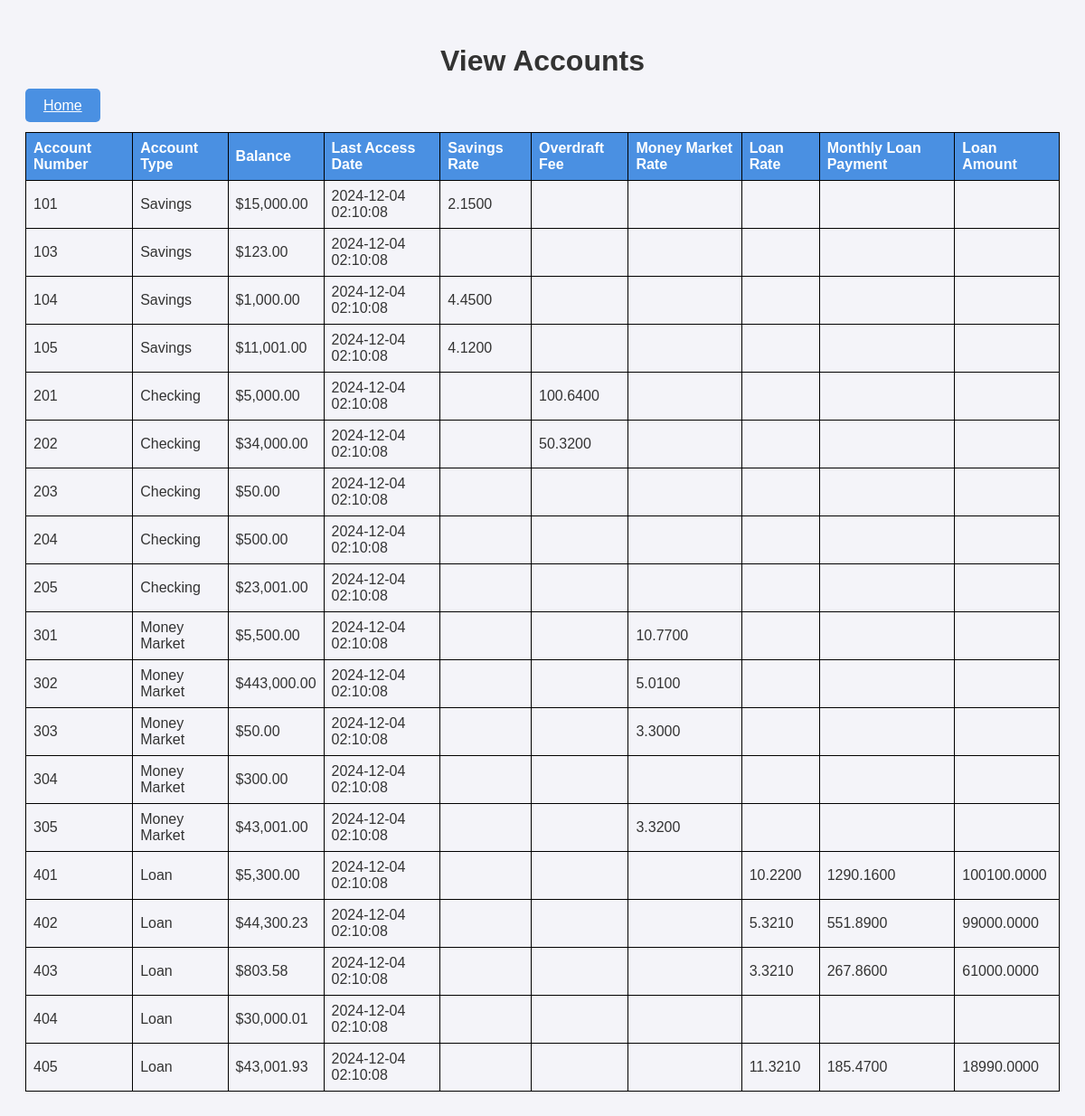
Page /view_accounts.php on the committed database.
### tables this page shows
CREATE TABLE SAVINGS (
Acc_Num		INT	NOT NULL,
Fix_Sav_Rate	DECIMAL(19,4),
PRIMARY KEY (Acc_Num), 
FOREIGN KEY (Acc_Num) REFERENCES ACCOUNT (Acc_Num)
ON DELETE CASCADE);

CREATE TABLE ACCOUNT (
Acc_Num		        INT	            NOT NULL,
Acc_Type         VARCHAR(30),
Acc_Bal		        DECIMAL(19,4)   NOT NULL,
Last_Access_Date	TIMESTAMP,         
PRIMARY KEY (Acc_Num));

CREATE TABLE CHECKING (
Acc_Num		INT	NOT NULL,
Overdraft_Fee	DECIMAL(19,4),
PRIMARY KEY (Acc_Num), 
FOREIGN KEY (Acc_Num) REFERENCES ACCOUNT (Acc_Num)
ON DELETE CASCADE);

CREATE TABLE MONEY_MARKET (
Acc_Num		INT	NOT NULL,
Var_MM_Rate	DECIMAL(19,4),
PRIMARY KEY (Acc_Num), 
FOREIGN KEY (Acc_Num) REFERENCES ACCOUNT (Acc_Num)
ON DELETE CASCADE);

CREATE TABLE LOAN (
Acc_Num			    INT	NOT NULL,
Fix_Loan_Rate		DECIMAL(19,4),
Monthly_Loan_Payment	DECIMAL(19,4),
Loaned_Amount		DECIMAL(19,4), 
PRIMARY KEY (Acc_Num), 
FOREIGN KEY (Acc_Num) REFERENCES ACCOUNT (Acc_Num)
ON DELETE CASCADE);

### view_accounts.php (the view, shortened to what this page needs)
<?php include 'db_connection.php'; ?>
<!DOCTYPE html>
<html>
<head>
    <link rel="stylesheet" type="text/css" href="styles.css">
</head>
<body>
    <h1>View Accounts</h1>
    <a href="index.php" class="button">Home</a>
    <?php
    $sql = "
        SELECT
            A.Acc_Num,
            A.Acc_Type,
            A.Acc_Bal,
            A.Last_Access_Date,
            S.Fix_Sav_Rate,
            C.Overdraft_Fee,
            MM.Var_MM_Rate,
            L.Fix_Loan_Rate,
            L.Monthly_Loan_Payment,
            L.Loaned_Amount
        FROM
            ACCOUNT A
        LEFT JOIN SAVINGS S ON A.Acc_Num = S.Acc_Num
        LEFT JOIN CHECKING C ON A.Acc_Num = C.Acc_Num
        LEFT JOIN MONEY_MARKET MM ON A.Acc_Num = MM.Acc_Num
        LEFT JOIN LOAN L ON A.Acc_Num = L.Acc_Num
        ORDER BY A.Acc_Num;
    ";
    $result = $conn->query($sql);
    if ($result && $result->num_rows > 0) {
        echo '<table>';
        echo '<tr>
                <th>Account Number</th>
                <th>Account Type</th>
                <th>Balance</th>
                <th>Last Access Date</th>
                <th>Savings Rate</th>
                <th>Overdraft Fee</th>
                <th>Money Market Rate</th>
                <th>Loan Rate</th>
                <th>Monthly Loan Payment</th>
                <th>Loan Amount</th>
              </tr>';
        while ($row = $result->fetch_assoc()) {
            echo '<tr>';
            echo '<td>' . htmlspecialchars($row['Acc_Num'] ?? '') . '</td>';
            echo '<td>' . htmlspecialchars($row['Acc_Type'] ?? '') . '</td>';
            echo '<td>$' . htmlspecialchars(number_format($row['Acc_Bal'] ?? 0, 2)) . '</td>';
            echo '<td>' . htmlspecialchars($row['Last_Access_Date'] ?? '') . '</td>';
            echo '<td>' . htmlspecialchars($row['Fix_Sav_Rate'] ?? '') . '</td>';
            echo '<td>' . htmlspecialchars($row['Overdraft_Fee'] ?? '') . '</td>';
            echo '<td>' . htmlspecialchars($row['Var_MM_Rate'] ?? '') . '</td>';
            echo '<td>' . htmlspecialchars($row['Fix_Loan_Rate'] ?? '') . '</td>';
            echo '<td>' . htmlspecialchars($row['Monthly_Loan_Payment'] ?? '') . '</td>';
            echo '<td>' . htmlspecialchars($row['Loaned_Amount'] ?? '') . '</td>';
            echo '</tr>';
        }
        echo '</table>';
    } else {
        echo '<p>No accounts found.</p>';
    }
    ?>
</body>
</html>

### styles.css (style rules this page uses)
body { font-family: Arial, sans-serif; background-color: #f0f0f0; color: #333; }
h1, h2 { text-align: center; }
table { margin: auto; border-collapse: collapse; width: 80%; }
table, th, td { border: 1px solid black; padding: 10px; text-align: center; }

### view_accounts.php (style rules this page uses)
body { font-family: Arial, sans-serif; background-color: #f4f4f9; padding: 20px; }
table { width: 100%; border-collapse: collapse; margin-top: 20px; }
table, th, td { border: 1px solid black; text-align: left; padding: 8px; }
th { background-color: #4a90e2; color: white; }
.button { background-color: #4a90e2; color: white; padding: 10px 20px; border: none; border-radius: 5px; cursor: pointer; margin-bottom: 20px; }

### rows in the picture
savings: Acc_Num.Acc_Num "101", Acc_Num.Acc_Type "Savings", Acc_Num.Acc_Bal "15,000.00", Acc_Num.Last_Access_Date "2024-12-04 02:10:08", Fix_Sav_Rate "2.1500"
account: Acc_Num "103", Acc_Type "Savings", Acc_Bal "123.00", Last_Access_Date "2024-12-04 02:10:08"
savings: Acc_Num.Acc_Num "104", Acc_Num.Acc_Type "Savings", Acc_Num.Acc_Bal "1,000.00", Acc_Num.Last_Access_Date "2024-12-04 02:10:08", Fix_Sav_Rate "4.4500"
savings: Acc_Num.Acc_Num "105", Acc_Num.Acc_Type "Savings", Acc_Num.Acc_Bal "11,001.00", Acc_Num.Last_Access_Date "2024-12-04 02:10:08", Fix_Sav_Rate "4.1200"
checking: Acc_Num.Acc_Num "201", Acc_Num.Acc_Type "Checking", Acc_Num.Acc_Bal "5,000.00", Acc_Num.Last_Access_Date "2024-12-04 02:10:08", Overdraft_Fee "100.6400"
checking: Acc_Num.Acc_Num "202", Acc_Num.Acc_Type "Checking", Acc_Num.Acc_Bal "34,000.00", Acc_Num.Last_Access_Date "2024-12-04 02:10:08", Overdraft_Fee "50.3200"
account: Acc_Num "203", Acc_Type "Checking", Acc_Bal "50.00", Last_Access_Date "2024-12-04 02:10:08"
checking: Acc_Num.Acc_Num "204", Acc_Num.Acc_Type "Checking", Acc_Num.Acc_Bal "500.00", Acc_Num.Last_Access_Date "2024-12-04 02:10:08"
checking: Acc_Num.Acc_Num "205", Acc_Num.Acc_Type "Checking", Acc_Num.Acc_Bal "23,001.00", Acc_Num.Last_Access_Date "2024-12-04 02:10:08"
money_market: Acc_Num.Acc_Num "301", Acc_Num.Acc_Type "Money Market", Acc_Num.Acc_Bal "5,500.00", Acc_Num.Last_Access_Date "2024-12-04 02:10:08", Var_MM_Rate "10.7700"
money_market: Acc_Num.Acc_Num "302", Acc_Num.Acc_Type "Money Market", Acc_Num.Acc_Bal "443,000.00", Acc_Num.Last_Access_Date "2024-12-04 02:10:08", Var_MM_Rate "5.0100"
money_market: Acc_Num.Acc_Num "303", Acc_Num.Acc_Type "Money Market", Acc_Num.Acc_Bal "50.00", Acc_Num.Last_Access_Date "2024-12-04 02:10:08", Var_MM_Rate "3.3000"
account: Acc_Num "304", Acc_Type "Money Market", Acc_Bal "300.00", Last_Access_Date "2024-12-04 02:10:08"
money_market: Acc_Num.Acc_Num "305", Acc_Num.Acc_Type "Money Market", Acc_Num.Acc_Bal "43,001.00", Acc_Num.Last_Access_Date "2024-12-04 02:10:08", Var_MM_Rate "3.3200"
loan: Acc_Num.Acc_Num "401", Acc_Num.Acc_Type "Loan", Acc_Num.Acc_Bal "5,300.00", Acc_Num.Last_Access_Date "2024-12-04 02:10:08", Fix_Loan_Rate "10.2200", Monthly_Loan_Payment "1290.1600", Loaned_Amount "100100.0000"
loan: Acc_Num.Acc_Num "402", Acc_Num.Acc_Type "Loan", Acc_Num.Acc_Bal "44,300.23", Acc_Num.Last_Access_Date "2024-12-04 02:10:08", Fix_Loan_Rate "5.3210", Monthly_Loan_Payment "551.8900", Loaned_Amount "99000.0000"
loan: Acc_Num.Acc_Num "403", Acc_Num.Acc_Type "Loan", Acc_Num.Acc_Bal "803.58", Acc_Num.Last_Access_Date "2024-12-04 02:10:08", Fix_Loan_Rate "3.3210", Monthly_Loan_Payment "267.8600", Loaned_Amount "61000.0000"
account: Acc_Num "404", Acc_Type "Loan", Acc_Bal "30,000.01", Last_Access_Date "2024-12-04 02:10:08"
loan: Acc_Num.Acc_Num "405", Acc_Num.Acc_Type "Loan", Acc_Num.Acc_Bal "43,001.93", Acc_Num.Last_Access_Date "2024-12-04 02:10:08", Fix_Loan_Rate "11.3210", Monthly_Loan_Payment "185.4700", Loaned_Amount "18990.0000"
